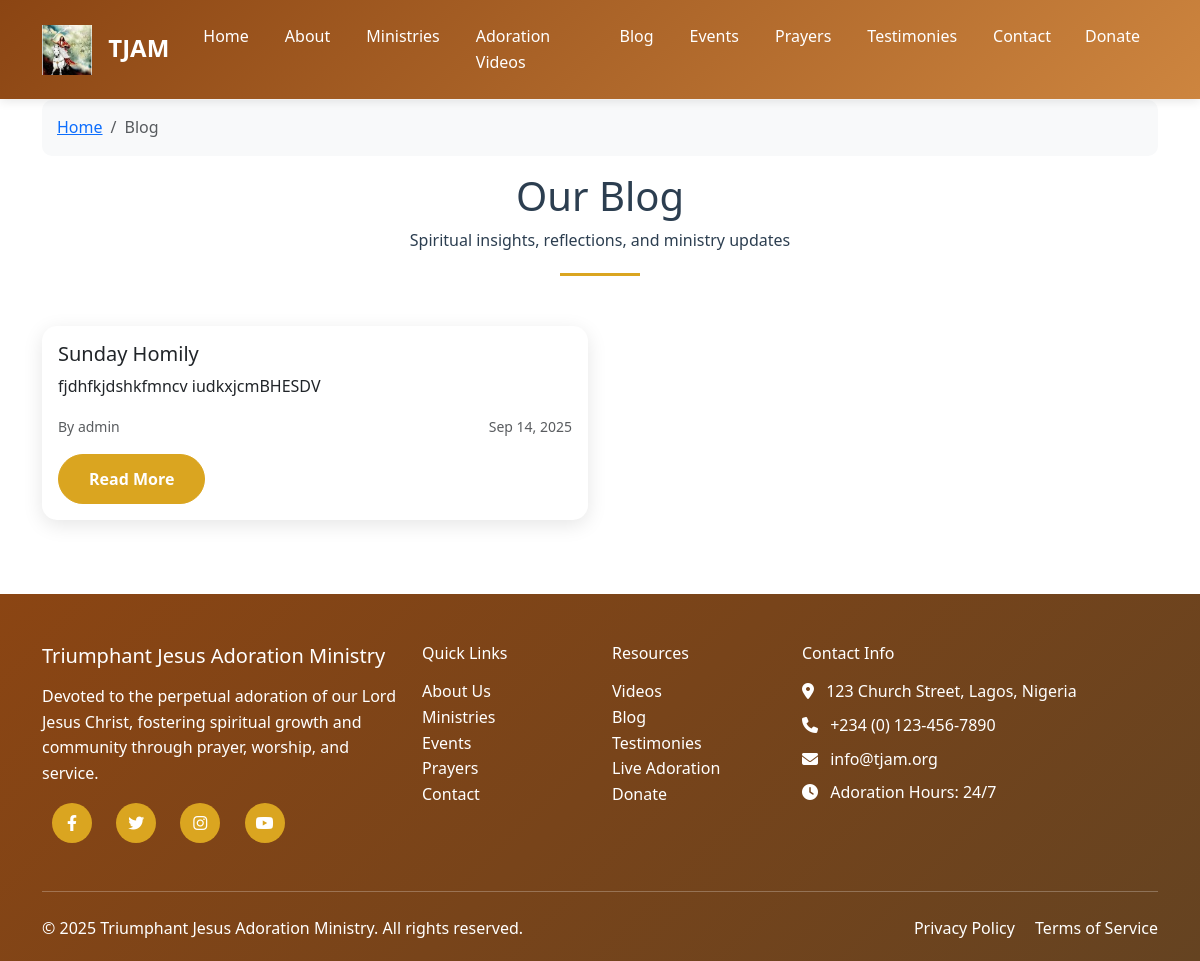
Page /blog on the committed database.
### app.py (models this page shows)
class BlogPost(db.Model):
    id = db.Column(db.Integer, primary_key=True)
    title = db.Column(db.String(200), nullable=False)
    content = db.Column(db.Text, nullable=False)
    excerpt = db.Column(db.String(300))
    author_id = db.Column(db.Integer, db.ForeignKey('user.id'), nullable=False)
    author = db.relationship('User', backref=db.backref('posts', lazy=True))
    created_at = db.Column(db.DateTime, default=datetime.utcnow)
    updated_at = db.Column(db.DateTime, default=datetime.utcnow, onupdate=datetime.utcnow)
    featured_image = db.Column(db.String(200))
    is_published = db.Column(db.Boolean, default=True)

class User(UserMixin, db.Model):
    id = db.Column(db.Integer, primary_key=True)
    username = db.Column(db.String(80), unique=True, nullable=False)
    email = db.Column(db.String(120), unique=True, nullable=False)
    password_hash = db.Column(db.String(120), nullable=False)
    is_admin = db.Column(db.Boolean, default=False)
    created_at = db.Column(db.DateTime, default=datetime.utcnow)

### app.py (the view)
@app.route('/blog')
def blog():
    page = request.args.get('page', 1, type=int)
    try:
        posts = BlogPost.query.filter_by(is_published=True).order_by(BlogPost.created_at.desc()).paginate(
            per_page=6, page=page, error_out=False)
        return render_template('blog.html', posts=posts)
    except Exception as e:
        app.logger.error(f"Error loading blog: {e}")
        flash('An error occurred loading the blog.', 'error')
        return redirect(url_for('index'))

### app.py (called while the page is built)
@app.context_processor
def inject_current_year():
    return {'current_year': datetime.now().year}

### templates/blog.html (shortened to what this page needs)
{% extends "base.html" %}
{% block content %}
<div class="container" style="margin-top: 80px;">
    <nav aria-label="breadcrumb">
        <ol class="breadcrumb">
            <li class="breadcrumb-item"><a href="{{ url_for('index') }}">Home</a></li>
            <li class="breadcrumb-item active">Blog</li>
        </ol>
    </nav>
    <div class="section-title">
        <h1>Our Blog</h1>
        <p>Spiritual insights, reflections, and ministry updates</p>
    </div>
    <div class="row">
        {% for post in posts.items %}
        <div class="col-lg-6 mb-4">
            <div class="card h-100">
                <div class="card-body d-flex flex-column">
                    <h5 class="card-title">{{ post.title }}</h5>
                    <p class="card-text flex-grow-1">{{ post.excerpt or post.content[:200] + '...' }}</p>
                    <div class="mt-auto">
                        <div class="d-flex justify-content-between align-items-center mb-3">
                            <small class="text-muted">By {{ post.author.username }}</small>
                            <small class="text-muted">{{ post.created_at.strftime('%b %d, %Y') }}</small>
                        </div>
                        <a href="{{ url_for('blog_post', post_id=post.id) }}" class="btn btn-primary">Read More</a>
                    </div>
                </div>
            </div>
        </div>
        {% endfor %}
    </div>
</div>
{% endblock %}

### templates/base.html (style rules this page uses)
:root { --primary-color: #8B4513; --secondary-color: #DAA520; --accent-color: #CD853F; --text-dark: #2c3e50; --bg-light: #f8f9fa; }
body { font-family: 'Segoe UI', Tahoma, Geneva, Verdana, sans-serif; line-height: 1.6; color: var(--text-dark); }
.btn-primary { background-color: var(--secondary-color); border-color: var(--secondary-color); font-weight: bold; padding: 12px 30px; border-radius: 30px; transition: all 0.3s ease; }
.section-title { text-align: center; margin-bottom: 50px; position: relative; }
.section-title::after { content: ''; width: 80px; height: 3px; background: var(--secondary-color); display: block; margin: 20px auto; }
.card { border: none; border-radius: 15px; box-shadow: 0 5px 20px rgba(0,0,0,0.1); transition: all 0.3s ease; overflow: hidden; }
.breadcrumb { background: var(--bg-light); border-radius: 10px; padding: 15px; }

### rows in the picture
BlogPost: title "Sunday Homily", excerpt "fjdhfkjdshkfmncv iudkxjcmBHESDV", author.username "admin", created_at "Sep 14, 2025"
